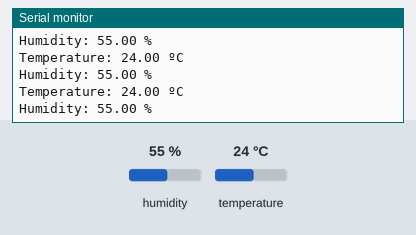
The sketch below on a simulated ESP32. Shown: the last lines printed to the serial monitor. Inputs (shaded band) come from the test bench; at power-on: humidity 55 %, temperature 24 °C.

Above: at 2.8 s.
2.9 s: humidity set to 22 %
At 5.5 s:
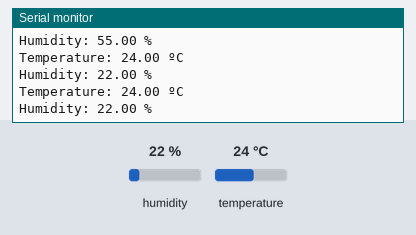
5.6 s: temperature set to 12 °C
At 6.9 s:
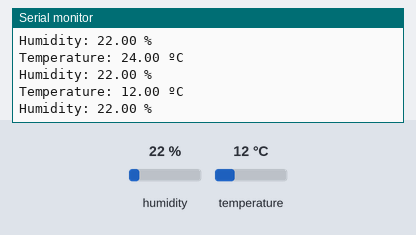
8.3 s: humidity set to 40 %
At 11.5 s:
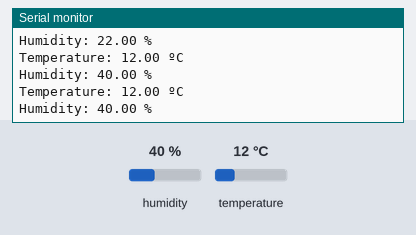
Timing chart, 0 to 13.0 s (numbered marks = the images above; inputs shaded):
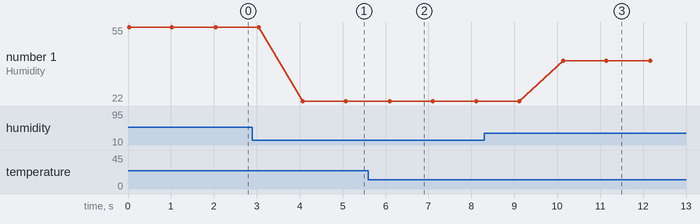

Measured:
- after the input at 2.9 s, the serial monitor: prints a new line after 1.2 s (image 1)
- after the input at 5.6 s, the serial monitor: prints a new line after 0.49 s (image 2)
- after the input at 8.3 s, the serial monitor: prints a new line after 1.8 s (image 3)
- plotted number 1: 55 → 22 after the input at 2.9 s, 22 → 40 after the input at 8.3 s

The sketch:

DHT11_sensor_with_ESP32.ino
```cpp
#include "DHT.h"

#define DHT11PIN 16

DHT dht(DHT11PIN, DHT11);

void setup() {
  Serial.begin(115200);
  dht.begin();
}

void loop() {
  float humi = dht.readHumidity();
  float temp = dht.readTemperature();

  Serial.print("Temperature: ");
  Serial.print(temp);
  Serial.println(" ºC");

  Serial.print("Humidity: ");
  Serial.print(humi);
  Serial.println(" %");

  delay(1000);
}
```
